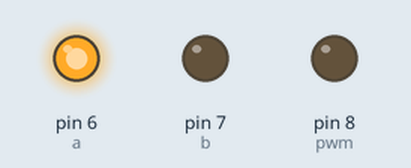
Simulated run of this sketch. Board: Arduino Uno, built with avr-gcc and run on an emulated ATmega328P. On the bench: output pins drawn as LEDs (lit = HIGH).

Above: at 0.1 s.
Timing chart, 0 to 1.6 s (numbered marks = the images above):
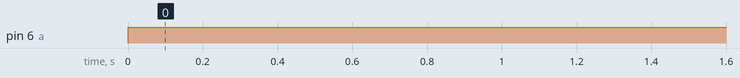

Measured:
- by itself, pin 6 (a): LOW → HIGH at 0.00 s

The sketch:

random.ino
```cpp
int a = 6;
int b = 7;
int pwm = 8;

void setup() {
  // put your setup code here, to run once:
  pinMode(a,OUTPUT);
  pinMode(b,OUTPUT);
  pinMode(pwm,OUTPUT);

  Serial.begin(9600);

}

void loop() {
  // put your main code here, to run repeatedly:
  digitalWrite(a, HIGH);
  digitalWrite(b, LOW);
  analogWrite(pwm, 50);

}
```
